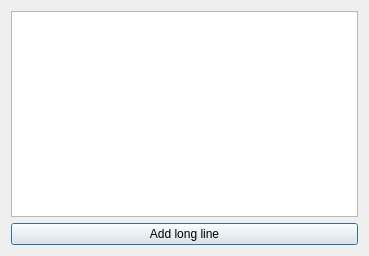
<?xml version="1.0" encoding="UTF-8"?>
<ui version="4.0">
 <class>Dialog</class>
 <widget class="QDialog" name="Dialog">
  <property name="geometry">
   <rect>
    <x>0</x>
    <y>0</y>
    <width>369</width>
    <height>256</height>
   </rect>
  </property>
  <layout class="QVBoxLayout" name="verticalLayout">
   <item>
    <widget class="QtAutoResizeListWidget" name="listWidget"/>
   </item>
   <item>
    <widget class="QPushButton" name="pushButton">
     <property name="text">
      <string>Add long line</string>
     </property>
    </widget>
   </item>
  </layout>
 </widget>
 <layoutdefault spacing="6" margin="11"/>
 <customwidgets>
  <customwidget>
   <class>QtAutoResizeListWidget</class>
   <extends>QListWidget</extends>
   <header>qtautoresizelistwidget.h</header>
  </customwidget>
 </customwidgets>
 <resources/>
 <connections/>
</ui>
